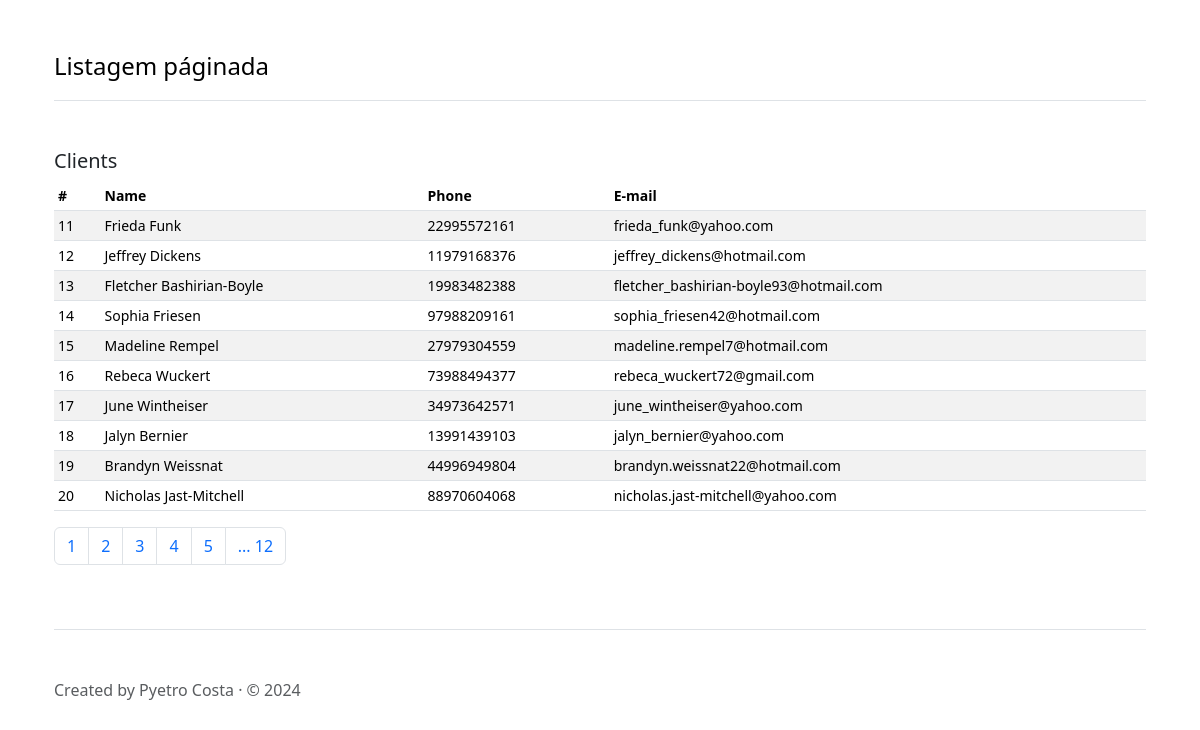
Screenshot of /?page=2 with the database file from the repository.
### tables this page shows
CREATE TABLE IF NOT EXISTS clients (
    id SERIAL PRIMARY KEY,
    name VARCHAR(255) NOT NULL,
    phone VARCHAR(11) NULL,
    email VARCHAR(255) NOT NULL,
    created_at TIMESTAMP NOT NULL DEFAULT CURRENT_TIMESTAMP,
    updated_at TIMESTAMP NULL
);

### src/index.php (called while the page is built, shortened)
<?php
require_once 'lib/pagination.php';
require_once 'controllers/main.php';
include 'views/layout.php';

### src/controllers/main.php (called while the page is built, shortened)
<?php
$sql = 'SELECT * from clients';
$pagination = new Pagination($sql);
$clients = $pagination->paginate();

### src/lib/pagination.php (called while the page is built, shortened)
<?php
require_once 'db.php';
class Pagination {
    private $sql;
    private $maxRows;
    private $offset;
    public function __construct($sql, $maxRows = 10) {
        $this->sql = $sql;
        $this->maxRows = $maxRows;
    }
    private function configure() {
        $this->page = $_REQUEST['page'] ?? 1;
        $this->offset = ($this->page-1) * $this->maxRows;
    }
    private function countRows() {
        $sqlCountRows = 'SELECT COUNT(0) FROM ( ' . $this->sql . ' ) as countRows ';
        $resCountRows = DB::pdo()->query($sqlCountRows);
        return $resCountRows->fetchColumn(0);
    }
    public function paginate() {
        $countRows = $this->countRows();
        $sqlPage = $this->sql  . " limit $this->offset, $this->maxRows";
        return DB::pdo()->query($sqlPage)->fetchAll();
    }
}

### src/lib/db.php (called while the page is built, shortened)
<?php
class DB {
    private static $_instance = null;
    public function __construct() {
        try {
            $parse_env = parse_ini_file('.env');
            $driver = $parse_env['DB_DRIVER'] ?? 'mysql';
            $host = $parse_env['DB_HOST'] ?? 'localhost';
            $database = $parse_env['DB_DATABASE'] ?? '';
            $port = $parse_env['DB_PORT'] ?? '3306';
            $user = $parse_env['DB_USER'] ?? '';
            $password = $parse_env['DB_PASSWORD'] ?? '';
            $options = [
                PDO::ATTR_ERRMODE => PDO::ERRMODE_EXCEPTION,
                PDO::ATTR_DEFAULT_FETCH_MODE => PDO::FETCH_ASSOC
            ];
            $dns = $driver . ':host=' . $host . ';port=' . $port . ';dbname=' . $database;
            $this->connection = new PDO($dns, $user, $password, $options);
        } catch (Exception $e) {
            throw new Exception($e->getMessage());
        }
    }
    public static function pdo() {
        if (self::$_instance == null) {
            self::$_instance = new self;
        }
        return self::$_instance->connection;
    }
}

### src/views/main.php (the view, shortened to what this page needs)
<h5>Clients</h5>
<div class="table-responsive small">
  <table class="table table-striped table-sm">
    <thead>
      <tr>
        <th scope="col">#</th>
        <th scope="col">Name</th>
        <th scope="col">Phone</th>
        <th scope="col">E-mail</th>
      </tr>
    </thead>
    <tbody>
      <?php foreach($clients as $row) { ?>
      <tr>
        <td><?= $row['id']; ?></td>
        <td><?= $row['name']; ?></td>
        <td><?= $row['phone']; ?></td>
        <td><?= $row['email']; ?></td>
      </tr>
      <?php } ?>
    </tbody>
  </table>
</div>

### rows the page displays
clients: id "11", name "Frieda Funk", phone "22995572161", email "frieda_funk@yahoo.com"
clients: id "12", name "Jeffrey Dickens", phone "11979168376", email "jeffrey_dickens@hotmail.com"
clients: id "13", name "Fletcher Bashirian-Boyle", phone "19983482388", email "fletcher_bashirian-boyle93@hotmail.com"
clients: id "14", name "Sophia Friesen", phone "97988209161", email "sophia_friesen42@hotmail.com"
clients: id "15", name "Madeline Rempel", phone "27979304559", email "madeline.rempel7@hotmail.com"
clients: id "16", name "Rebeca Wuckert", phone "73988494377", email "rebeca_wuckert72@gmail.com"
clients: id "17", name "June Wintheiser", phone "34973642571", email "june_wintheiser@yahoo.com"
clients: id "18", name "Jalyn Bernier", phone "13991439103", email "jalyn_bernier@yahoo.com"
clients: id "19", name "Brandyn Weissnat", phone "44996949804", email "brandyn.weissnat22@hotmail.com"
clients: id "20", name "Nicholas Jast-Mitchell", phone "88970604068", email "nicholas.jast-mitchell@yahoo.com"

### other values shown
$navPage['one']['label'] "1"
$navPage['two']['label'] "2"
$navPage['three']['label'] "3"
$navPage['four']['label'] "4"
$navPage['five']['label'] "5"
$navPage['last'] "12"
